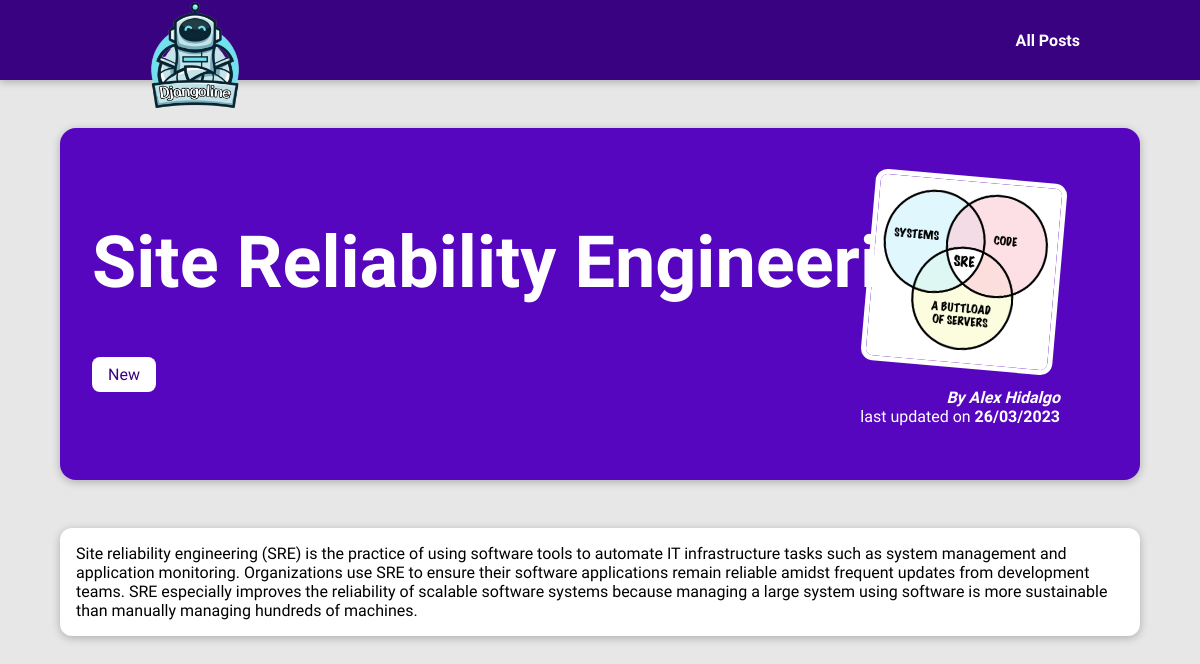
/posts/site-reliability-engineering, run on the app's committed database.
### blog/models.py (models this page shows, shortened)
class Post(models.Model):
    title = models.CharField(max_length=100)
    image_name = models.CharField(max_length=100)
    date = models.DateField(auto_now_add=True)
    content = models.TextField(validators=[MinValueValidator("10")])
    slug = models.SlugField(unique=True) # db_index=True auto set
    excerpt = models.CharField(max_length=200)
    author = models.ForeignKey(Author, on_delete=models.SET_NULL, null=True, related_name="posts")
    tags = models.ManyToManyField(Tag)

class Tag(models.Model):
    captions = models.CharField(max_length=20)

class Author(models.Model):
    first_name = models.CharField(max_length=100)
    last_name = models.CharField(max_length=100)
    email_address = models.EmailField()
    def full_name(self):
        return f"{self.first_name} {self.last_name}"
    def __str__(self):
        return self.full_name()

### blog/views.py (the view)
# urls.py: path("posts/<slug:slug>", views.post_details, name="post_details"), # /posts/post_title (slug transformer)
def post_details(request, slug):
  identified_post = get_object_or_404(Post, slug=slug) # Post.objects.get(slug=slug)
  return render(request, "blog/post-details.html", {
    "post": identified_post,
    "post_tags": identified_post.tags.all()
  })

### blog/templates/blog/post-details.html (shortened to what this page needs)
{% extends 'base.html' %}
{% load static %}
{% block css %}
  <link rel='stylesheet' href='{% static 'blog/post-details.css' %}'>
{% endblock  %}
{% block body %}
  <section id="summary">
    <h2>{{ post.title }}</h2>
    <div>
      {% for tag in post_tags %}
        <span class="tag">{{ tag.captions }}</span>
      {% endfor %}
    </div>
    <article>
      <img src='{% static 'blog/images/'|add:post.image_name %}' alt='{{ post.title }}'>
      <address>By <a href='mailto:{{ post.author.email_address }}'>{{ post.author }}</a></address>
      <div>
        last updated on <time>{{ post.date|date:"d/m/Y" }}</time>
      </div>
    </article>
  </section>
  <main>
    {{ post.content }}
  </main>
{% endblock  %}

### static/app.css (style rules this page uses)
* { box-sizing: border-box; }
html { font-family: 'Yusei Magic', sans-serif; }
body { margin: 0; }
h1, h2, h3 { font-family: 'Yusei Magic', sans-serif; font-weight: bold; }

### blog/static/blog/post-details.css (style rules this page uses)
body { background-color: #e7e7e7; }
#summary { margin: 8rem auto 3rem auto; padding: 2rem; width: 90%; max-width: 90rem; border-radius: 16px; background-color: #5706c0; position: relative; box-shadow: 0 2px 8px rgba(0, 0, 0, 0.25); height: 22rem; }
#summary h2 { color: white; font-size: 4.5rem; margin-bottom: 0.25; }
#summary article { position: absolute; top: 2rem; right: 3rem; padding: 1rem 2rem; border-radius: 12px; text-align: right; color: white; }
#summary article img { width: 12rem; height: 12rem; border-radius: 12px; transform: rotateZ(5deg); border: 5px solid white; margin-bottom: 1rem; }
#summary address { font-weight: bold; }
#summary time { font-weight: bold; }
#summary a { color: white; text-decoration: none; }
main { width: 90%; max-width: 90rem; margin: 3rem auto; background-color: white; padding: 1rem; border-radius: 12px; box-shadow: 0 2px 8px rgba(0, 0, 0, 0.25); }
.tag { background-color: white; color:#390281; padding: 0.5rem 1rem; border-radius: 8px; }

### data on the page
Post: title "Site Reliability Engineering", image_name (picture), author "Alex Hidalgo", date "26/03/2023", content "Site reliability engineering (SRE) is the practice of using software tools to automate IT infrastructure tasks such as system management and application monitoring. Organizations use SRE to ensure their software applications remain reliable amidst frequent updates from development teams. SRE especially improves the reliability of scalable software systems because managing a large system using software is more sustainable than manually managing hundreds of machines."
Tag: captions "New"
